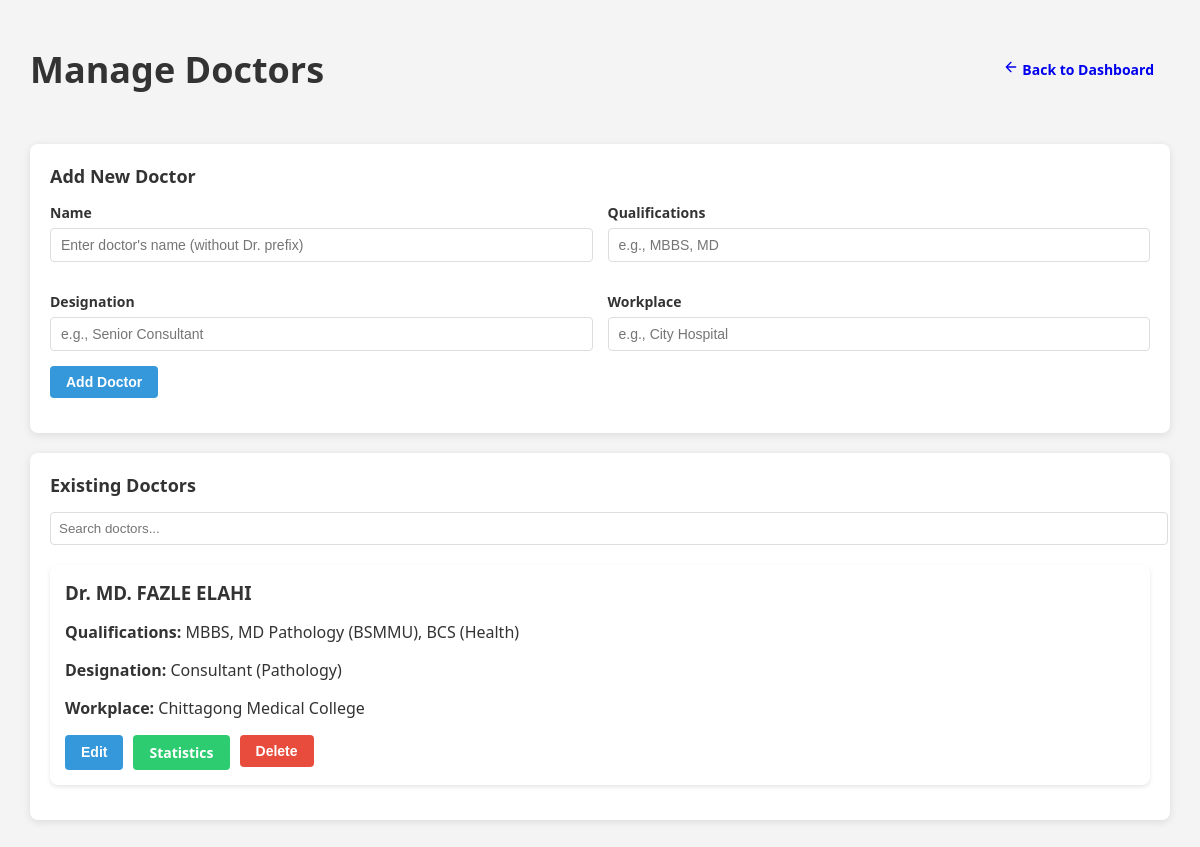
Page /pages/admin/manage_doctors.php (signed in) on the committed database.
### tables this page shows
CREATE TABLE `doctors` (
  `id` int(11) NOT NULL AUTO_INCREMENT,
  `name` varchar(255) NOT NULL,
  `qualifications` varchar(255) DEFAULT NULL,
  `designation` varchar(255) DEFAULT NULL,
  `workplace` varchar(255) DEFAULT NULL,
  PRIMARY KEY (`id`)
);

### includes/doctor_functions.php (called while the page is built, shortened)
<?php
function getAllDoctors($search = '', $limit = 0, $offset = 0) {
    global $pdo;
    try {
        $query = "SELECT * FROM doctors";
        $params = [];
        $query .= " ORDER BY name";
        $stmt = $pdo->prepare($query);
        $stmt->execute($params);
        return $stmt->fetchAll(PDO::FETCH_ASSOC);
    } catch (PDOException $e) {
        logDatabaseError($e->getMessage(), $query);
        throw new Exception("Error fetching doctors");
    }
}

### pages/admin/manage_doctors.php (the view, shortened to what this page needs)
<?php
require_once '../../config/database.php';
require_once '../../includes/doctor_functions.php';
try {
    $doctors = getAllDoctors();
} catch (Exception $e) {
    $error = $e->getMessage();
}
?>
<!DOCTYPE html>
<html lang="en">
<head>
    <link rel="stylesheet" href="../../assets/css/common.css">
</head>
<body>
    <div class="container">
        <div class="page-header">
            <div class="page-title">
                <h2>Manage Doctors</h2>
            </div>
            <div>
                <a href="../../pages/user/admin_dashboard.php" class="btn btn-back">
                    <svg width="16" height="16" viewBox="0 0 24 24" fill="none" stroke="currentColor" stroke-width="2" stroke-linecap="round" stroke-linejoin="round">
                        <path d="M19 12H5M12 19l-7-7 7-7"/>
                    </svg>
                    Back to Dashboard
                </a>
            </div>
        </div>
        <div class="card">
            <div class="card-header">
                <h3>Add New Doctor</h3>
            </div>
            <form method="POST" action="" id="addDoctorForm" aria-labelledby="addDoctorTitle">
                <div class="grid grid-2">
                    <div class="form-group">
                        <label for="name">Name</label>
                        <input type="text" id="name" name="name" required
                               placeholder="Enter doctor's name (without Dr. prefix)"
                               aria-required="true">
                    </div>
                    <div class="form-group">
                        <label for="qualifications">Qualifications</label>
                        <input type="text" id="qualifications" name="qualifications" required
                               placeholder="e.g., MBBS, MD"
                               aria-required="true">
                    </div>
                    <div class="form-group">
                        <label for="designation">Designation</label>
                        <input type="text" id="designation" name="designation" required
                               placeholder="e.g., Senior Consultant"
                               aria-required="true">
                    </div>
                    <div class="form-group">
                        <label for="workplace">Workplace</label>
                        <input type="text" id="workplace" name="workplace" required
                               placeholder="e.g., City Hospital"
                               aria-required="true">
                    </div>
                </div>
                <div class="form-group">
                    <button type="submit" class="btn btn-primary" aria-label="Add new doctor">Add Doctor</button>
                </div>
            </form>
        </div>
        <div class="card">
            <div class="card-header">
                <h3>Existing Doctors</h3>
            </div>
            <div class="search-box">
                <input type="text" id="searchDoctors" placeholder="Search doctors..."
                       aria-label="Search doctors">
            </div>
            <div id="doctorsList" role="list">
                <?php foreach ($doctors as $doctor): ?>
                <div class="doctor-card" data-id="<?php echo $doctor['id']; ?>" role="listitem">
                    <h3><?php echo htmlspecialchars($doctor['name']); ?></h3>
                    <div class="doctor-info">
                        <p><strong>Qualifications:</strong> <?php echo htmlspecialchars($doctor['qualifications']); ?></p>
                        <p><strong>Designation:</strong> <?php echo htmlspecialchars($doctor['designation']); ?></p>
                        <p><strong>Workplace:</strong> <?php echo htmlspecialchars($doctor['workplace']); ?></p>
                    </div>
                    <div class="doctor-actions">
                        <button class="btn btn-primary edit-doctor"
                                data-doctor='<?php echo htmlspecialchars(json_encode($doctor)); ?>'
                                aria-label="Edit doctor <?php echo htmlspecialchars($doctor['name']); ?>"
                                onclick="openEditModal('<?php echo htmlspecialchars(json_encode($doctor)); ?>')">
                            Edit
                        </button>
                        <a href="doctor_statistics.php?id=<?php echo $doctor['id']; ?>"
                           class="btn btn-info"
                           aria-label="View statistics for doctor <?php echo htmlspecialchars($doctor['name']); ?>">
                            Statistics
                        </a>
                        <form method="POST" action="" style="display: inline;">
                            <button type="submit" class="btn btn-danger delete-doctor"
                                    onclick="return confirm('Are you sure you want to delete Dr. <?php echo htmlspecialchars($doctor['name']); ?>?')"
                                    aria-label="Delete doctor <?php echo htmlspecialchars($doctor['name']); ?>">
                                Delete
                            </button>
                        </form>
                    </div>
                </div>
                <?php endforeach; ?>
            </div>
        </div>
    </div>
</body>
</html>

### assets/css/common.css (style rules this page uses)
:root { --primary-color: #3498db; --primary-hover: #2980b9; --success-color: #2ecc71; --warning-color: #f1c40f; --danger-color: #e74c3c; --info-color: #3498db; --text-color: #333; --text-muted: #7f8c8d; --border-color: #ddd; --bg-color: #f4f4f4; --card-bg: #fff; --card-shadow: 0 2px 8px rgba(0,0,0,0.1); }
body { font-family: 'Segoe UI', Arial, sans-serif; background: var(--bg-color); margin: 0; padding: 15px; color: var(--text-color); }
.container { max-width: 1200px; margin: 0 auto; padding: 0 15px; }
.page-header { margin-bottom: 20px; display: flex; justify-content: space-between; align-items: center; }
.page-title { margin: 0; color: var(--text-color); font-size: 24px; }
.card { background: var(--card-bg); padding: 20px; border-radius: 8px; box-shadow: var(--card-shadow); margin-bottom: 20px; }
.card-header { margin-bottom: 15px; }
.card-header h3 { margin: 0; color: var(--text-color); font-size: 18px; }
.form-group { margin-bottom: 15px; }
.form-group label { display: block; margin-bottom: 6px; font-weight: 600; color: var(--text-color); font-size: 14px; }
.form-group input, .form-group select, .form-group textarea { width: 100%; padding: 8px 10px; border: 1px solid var(--border-color); border-radius: 4px; font-size: 14px; transition: border-color 0.3s; box-sizing: border-box; }
.btn { display: inline-block; padding: 8px 16px; border-radius: 4px; text-decoration: none; cursor: pointer; font-size: 14px; font-weight: 600; transition: all 0.3s; border: none; }
.btn-primary { background: var(--primary-color); color: white; }
.btn-danger { background: var(--danger-color); color: white; }
.btn-info { background: var(--info-color); color: white; }
.grid { display: grid; gap: 15px; }
.grid-2 { grid-template-columns: repeat(2, 1fr); }

### pages/admin/manage_doctors.php (style rules this page uses)
.doctor-card { background: #fff; border-radius: 8px; padding: 15px; margin-bottom: 15px; box-shadow: 0 2px 4px rgba(0,0,0,0.1); }
.doctor-card h3 { margin: 0 0 10px 0; color: #333; }
.doctor-info { margin-bottom: 10px; }
.doctor-actions { display: flex; gap: 10px; }
.search-box { margin-bottom: 20px; }
.search-box input { width: 100%; padding: 8px; border: 1px solid #ddd; border-radius: 4px; }
.btn { padding: 8px 16px; border-radius: 4px; border: none; cursor: pointer; font-weight: 600; transition: all 0.3s; }
.btn-primary { background: #3498db; color: white; }
.btn-info { background: #2ecc71; color: white; }
.btn-danger { background: #e74c3c; color: white; }

### rows in the picture
doctors: name "Dr. MD. FAZLE ELAHI", qualifications "MBBS, MD Pathology (BSMMU), BCS (Health)", designation "Consultant (Pathology)", workplace "Chittagong Medical College"
